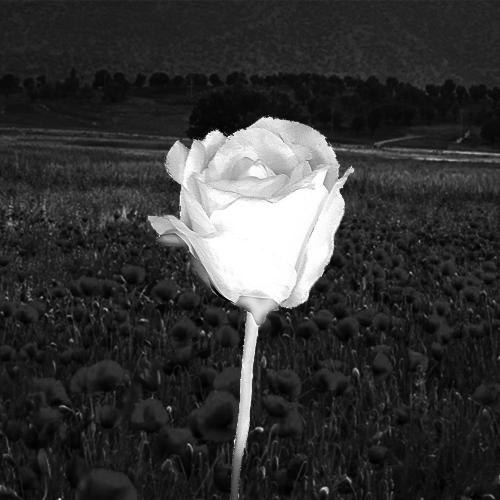
#> input picture Assignment 25/Images/flower_input.jpg, 1000 x 1000 px (shown at 1/2 size)
$ python Q1.py
#> lines starting #> are read from the running program, lines starting #| are printed output that depends on the picture
import cv2
import numpy as np

image = cv2.imread('Images/flower_input.jpg')
#> image is the input picture: shape (1000, 1000, 3); min 0, max 255, mean 53.3
image = cv2.cvtColor(image , cv2.COLOR_BGR2GRAY)
#> image: shape (1000, 1000)
output_image = np.ones(image.shape)
rows, cols = image.shape
#> rows = 1000; cols = 1000
mask = np.ones((21,21)) / 1225


for i in range (10 , rows-10):
    for j in range(10 , cols-10):
        part_of_img = image[i-10:i+11,j-10:j+11]
        output_image[i,j] = np.sum(part_of_img * mask)
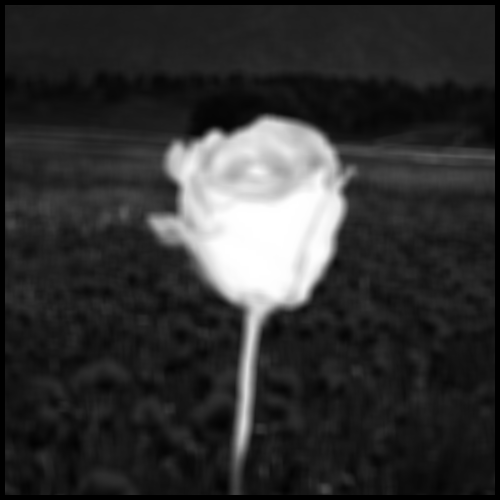
#> output_image: shape (1000, 1000) float64 (shown at 1/2 size); min 1, max 91.8, mean 18.8; drawn with min black and max white

for i in range(rows):
    for j in range(cols):
        if image[i,j] <= 200:
            image[i,j] = output_image[i,j]
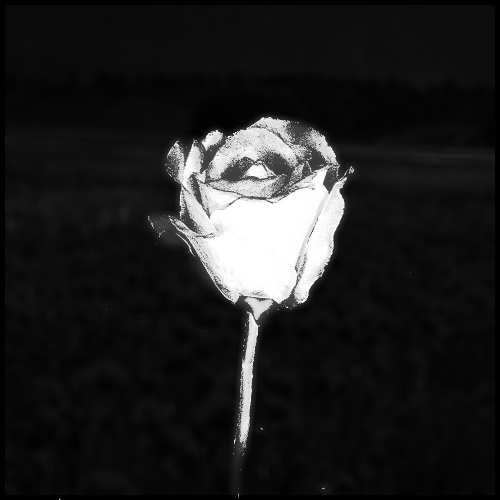
#> image: shape (1000, 1000) (shown at 1/2 size); min 1, max 255, mean 31.6

cv2.imshow('Portrait' , image)
cv2.imwrite('Images/Portrait.jpg' , image)
cv2.waitKey()
